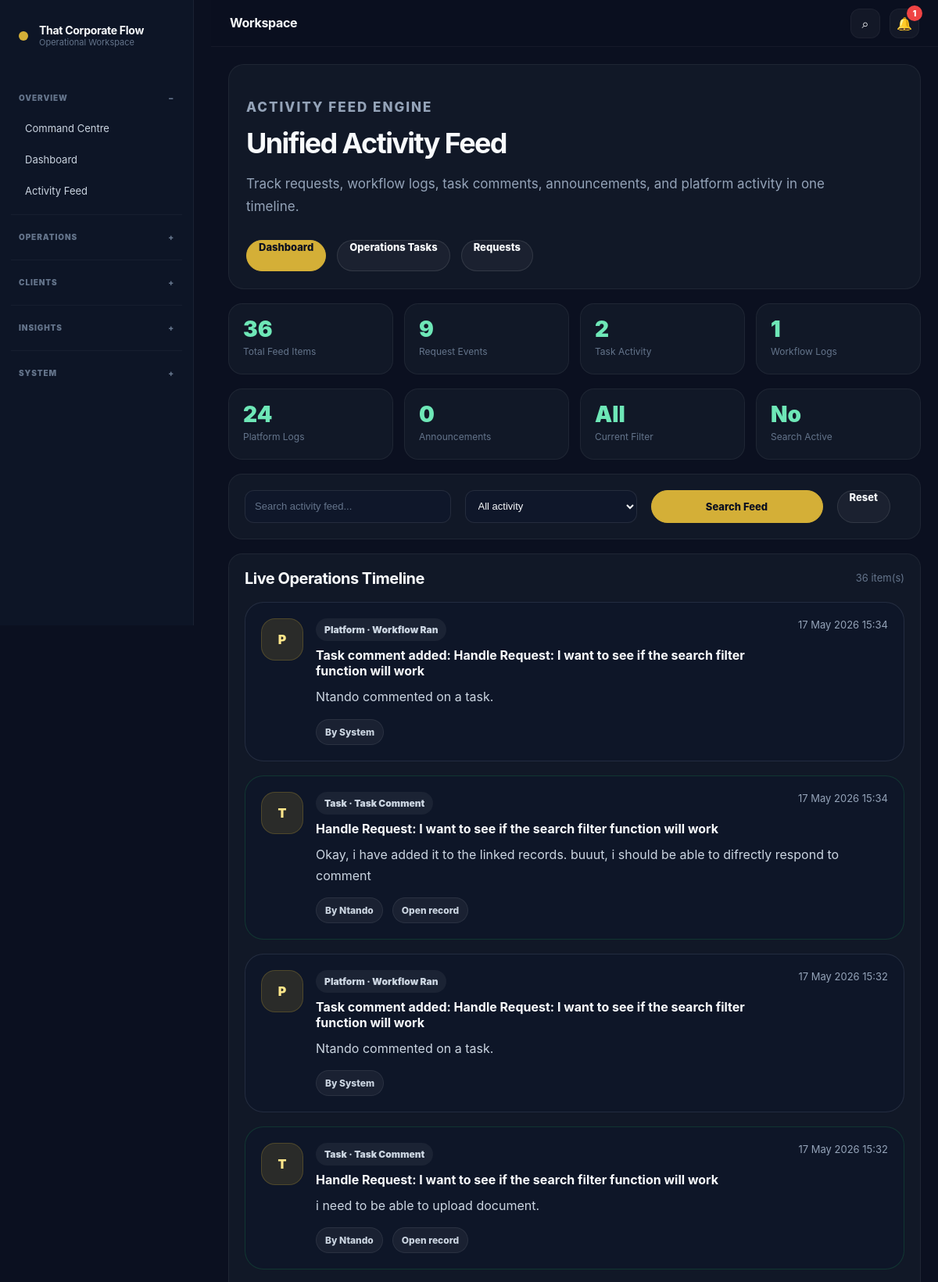
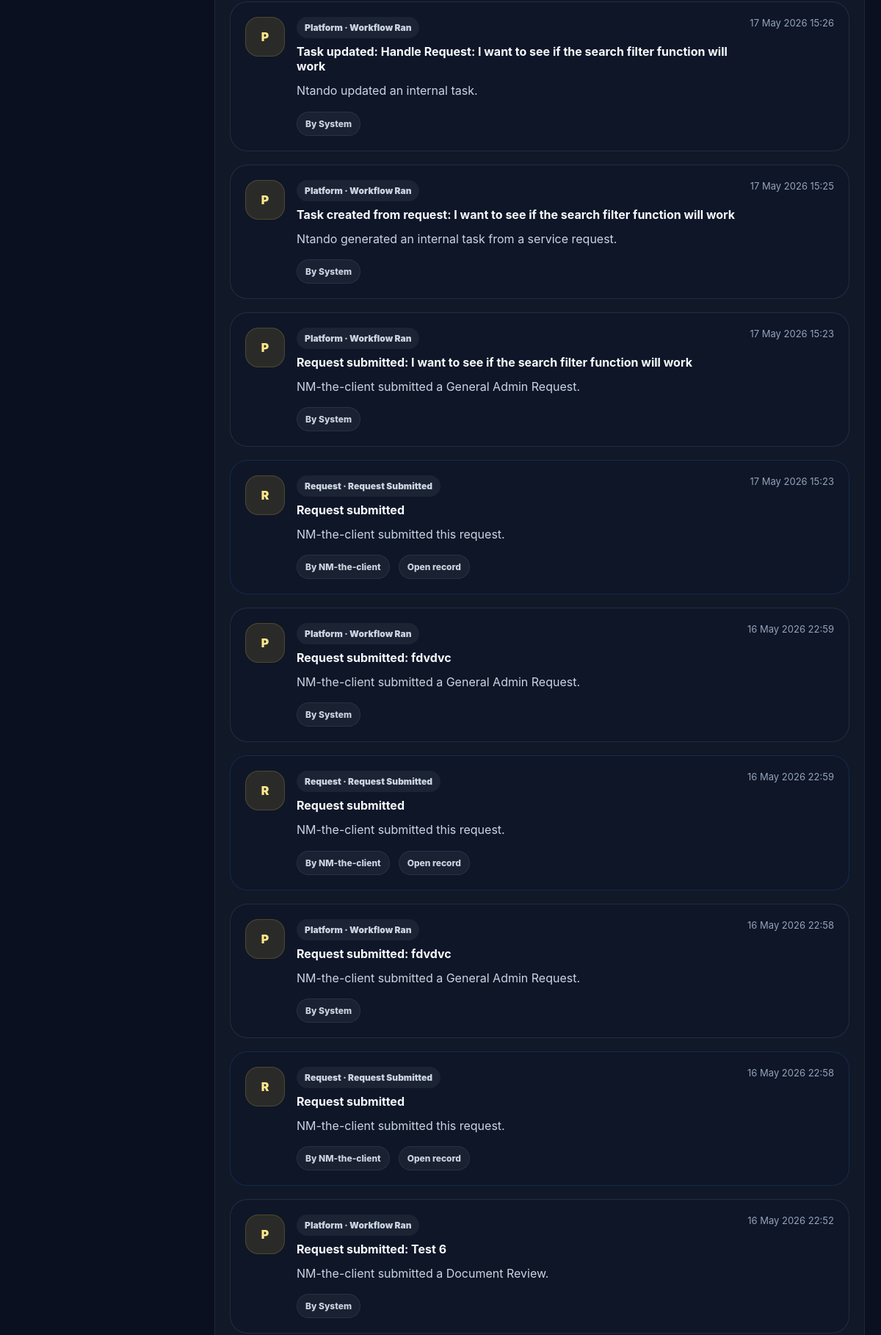
Screenshot of /dashboard/activity-feed/ (signed in, upper part) with the database file from the repository (2 pictures, top to bottom).
### dashboard/models.py (models this page shows, shortened)
class ActivityLog(models.Model):
    ACTION_CHOICES = [
        ('folder_created', 'Folder Created'),
        ('folder_deleted', 'Folder Deleted'),
        ('file_uploaded', 'File Uploaded'),
        ('file_moved', 'File Moved'),
        ('file_archived', 'File Archived'),
        ('file_restored', 'File Restored'),
        ('file_deleted', 'File Deleted'),
        ('document_generated', 'Document Generated'),
        ('document_deleted', 'Document Deleted'),
        ('workflow_ran', 'Workflow Ran'),
        ('export_created', 'Export Created'),
    ]
    action = models.CharField(max_length=100, choices=ACTION_CHOICES)
    title = models.CharField(max_length=255)
    description = models.TextField(blank=True)
    created_at = models.DateTimeField(default=timezone.now)

### operations/models.py (models this page shows, shortened)
class InternalTask(models.Model):
    STATUS_CHOICES = [
        ('todo', 'To Do'),
        ('in_progress', 'In Progress'),
        ('blocked', 'Blocked'),
        ('completed', 'Completed'),
        ('cancelled', 'Cancelled'),
    ]
    PRIORITY_CHOICES = TaskTemplate.PRIORITY_CHOICES
    title = models.CharField(max_length=255)
    description = models.TextField(blank=True)
    template = models.ForeignKey(
        TaskTemplate,
        on_delete=models.SET_NULL,
        related_name='tasks',
        blank=True,
        null=True
    )
    assigned_to = models.ForeignKey(
        settings.AUTH_USER_MODEL,
        on_delete=models.SET_NULL,
        related_name='assigned_internal_tasks',
        blank=True,
        null=True
    )
    created_by = models.ForeignKey(
        settings.AUTH_USER_MODEL,
        on_delete=models.SET_NULL,
        related_name='created_internal_tasks',
        blank=True,
        null=True
    )
    linked_request = models.ForeignKey(
        'service_requests.ServiceRequest',
        on_delete=models.SET_NULL,
        related_name='internal_tasks',
        blank=True,
        null=True
    )
    linked_client = models.ForeignKey(
        'clients.ClientFolder',
        on_delete=models.SET_NULL,
        related_name='internal_tasks',
        blank=True,
        null=True
    )
    status = models.CharField(max_length=50, choices=STATUS_CHOICES, default='todo')
    priority = models.CharField(max_length=50, choices=PRIORITY_CHOICES, default='medium')
    due_date = models.DateField(blank=True, null=True)
    completed_at = models.DateTimeField(blank=True, null=True)
    created_at = models.DateTimeField(default=timezone.now)
    updated_at = models.DateTimeField(auto_now=True)

class InternalTaskComment(models.Model):
    task = models.ForeignKey(
        InternalTask,
        on_delete=models.CASCADE,
        related_name='comments'
    )
    author = models.ForeignKey(
        settings.AUTH_USER_MODEL,
        on_delete=models.CASCADE,
        related_name='internal_task_comments'
    )
    comment = models.TextField()
    created_at = models.DateTimeField(default=timezone.now)

### accounts/models.py (models this page shows, shortened)
class CustomUser(AbstractUser):
    ROLE_CHOICES = [
        ('admin', 'Admin'),
        ('operations', 'Operations'),
        ('finance', 'Finance'),
        ('client', 'Client'),
        ('viewer', 'Viewer'),
    ]
    role = models.CharField(
        max_length=50,
        choices=ROLE_CHOICES,
        default='viewer'
    )
    company_name = models.CharField(
        max_length=255,
        blank=True
    )
    phone_number = models.CharField(
        max_length=50,
        blank=True
    )
    must_change_password = models.BooleanField(
        default=False
    )

### service_requests/models.py (models this page shows, shortened)
class ServiceRequestActivity(models.Model):
    ACTION_CHOICES = [
        ('request_submitted', 'Request Submitted'),
        ('status_changed', 'Status Changed'),
        ('folder_linked', 'Folder Linked'),
        ('file_linked', 'File Linked'),
        ('document_linked', 'Document Linked'),
        ('comment_added', 'Comment Added'),
        ('assigned_to_staff', 'Assigned To Staff'),
        ('request_approved', 'Request Approved'),
        ('request_rejected', 'Request Rejected'),
        ('request_completed', 'Request Completed'),
        ('request_fulfilled', 'Request Fulfilled'),
        ('response_uploaded', 'Response Uploaded'),
        ('response_link_added', 'Response Link Added'),
        ('response_downloaded', 'Response Downloaded'),
        ('response_accepted', 'Response Accepted'),
        ('response_changes_requested', 'Response Changes Requested'),
        ('request_updated', 'Request Updated'),
    ]
    service_request = models.ForeignKey(
        ServiceRequest,
        on_delete=models.CASCADE,
        related_name='activities'
    )
    action = models.CharField(
        max_length=100,
        choices=ACTION_CHOICES
    )
    title = models.CharField(max_length=255)
    description = models.TextField(blank=True)
    actor = models.ForeignKey(
        settings.AUTH_USER_MODEL,
        on_delete=models.SET_NULL,
        blank=True,
        null=True,
        related_name='request_activities'
    )
    created_at = models.DateTimeField(default=timezone.now)

### dashboard/views.py (the view, shortened to what this page needs)
# urls.py: path('dashboard/activity-feed/', dashboard_views.activity_feed, name='activity_feed'),
@login_required
def activity_feed(request):
    feed_type = request.GET.get('type', 'all').strip()
    search_query = request.GET.get('q', '').strip()
    feed_items = []
    for item in ActivityLog.objects.all().order_by('-created_at')[:80]:
        feed_items.append({
            'type': 'Platform',
            'label': item.get_action_display(),
            'title': item.title,
            'description': item.description,
            'created_at': item.created_at,
            'actor': 'System',
            'url': '',
        })
    for item in ServiceRequestActivity.objects.select_related('service_request', 'actor').all().order_by('-created_at')[:80]:
        feed_items.append({
            'type': 'Request',
            'label': item.get_action_display(),
            'title': item.title,
            'description': item.description,
            'created_at': item.created_at,
            'actor': item.actor.username if item.actor else 'System',
            'url': f'/requests/{item.service_request.id}/',
        })
    for item in InternalTaskComment.objects.select_related('task', 'author').all().order_by('-created_at')[:80]:
        feed_items.append({
            'type': 'Task',
            'label': 'Task Comment',
            'title': item.task.title,
            'description': item.comment,
            'created_at': item.created_at,
            'actor': item.author.username,
            'url': f'/operations/{item.task.id}/',
        })
    for item in WorkflowLog.objects.select_related('workflow').all().order_by('-created_at')[:80]:
        feed_items.append({
            'type': 'Workflow',
            'label': 'Workflow Log',
            'title': item.workflow.name,
            'description': item.message,
            'created_at': item.created_at,
            'actor': 'Workflow Engine',
            'url': '/workflows/',
        })
    if feed_type != 'all':
        feed_items = [
            item for item in feed_items
            if item['type'].lower() == feed_type.lower()
        ]
    feed_items = sorted(
        feed_items,
        key=lambda item: item['created_at'],
        reverse=True
    )[:120]
    stats = {
        'total': len(feed_items),
        'platform': len([item for item in feed_items if item['type'] == 'Platform']),
        'requests': len([item for item in feed_items if item['type'] == 'Request']),
        'tasks': len([item for item in feed_items if item['type'] == 'Task']),
        'workflows': len([item for item in feed_items if item['type'] == 'Workflow']),
        'announcements': len([item for item in feed_items if item['type'] == 'Announcement']),
    }
    return render(request, 'dashboard/activity_feed.html', {
        'feed_items': feed_items,
        'stats': stats,
        'feed_type': feed_type,
        'search_query': search_query,
    })

### templates/dashboard/activity_feed.html (shortened to what this page needs)
﻿{% extends 'base.html' %}
{% block content %}
<section class='page-header'>
    <p class='eyebrow'>Activity Feed Engine</p>
    <h2>Unified Activity Feed</h2>
    <p>
        Track requests, workflow logs, task comments, announcements, and platform activity in one timeline.
    </p>
    <div class='hero-actions'>
        <a class='btn primary' href='{% url "home" %}'>Dashboard</a>
        <a class='btn secondary' href='{% url "task_dashboard" %}'>Operations Tasks</a>
        <a class='btn secondary' href='{% url "request_list" %}'>Requests</a>
    </div>
</section>
<section class='stats-grid'>
    <div class='stat-card'>
        <span>{{ stats.total }}</span>
        <p>Total Feed Items</p>
    </div>
    <div class='stat-card'>
        <span>{{ stats.requests }}</span>
        <p>Request Events</p>
    </div>
    <div class='stat-card'>
        <span>{{ stats.tasks }}</span>
        <p>Task Activity</p>
    </div>
    <div class='stat-card'>
        <span>{{ stats.workflows }}</span>
        <p>Workflow Logs</p>
    </div>
</section>
<section class='stats-grid'>
    <div class='stat-card'>
        <span>{{ stats.platform }}</span>
        <p>Platform Logs</p>
    </div>
    <div class='stat-card'>
        <span>{{ stats.announcements }}</span>
        <p>Announcements</p>
    </div>
    <div class='stat-card'>
        <span>{{ feed_type|title }}</span>
        <p>Current Filter</p>
    </div>
    <div class='stat-card'>
        <span>{% if search_query %}Yes{% else %}No{% endif %}</span>
        <p>Search Active</p>
    </div>
</section>
<section class='panel'>
    <form method='get' class='document-filter-form'>
        <input
            class='form-control'
            type='text'
            name='q'
            value='{{ search_query }}'
            placeholder='Search activity feed...'
        >
        <select class='form-control' name='type'>
            <option value='all' {% if feed_type == 'all' %}selected{% endif %}>All activity</option>
        </select>
        <button class='btn primary' type='submit'>Search Feed</button>
        <a class='btn secondary' href='{% url "activity_feed" %}'>Reset</a>
    </form>
</section>
<section class='panel'>
    <div class='panel-header'>
        <h3>Live Operations Timeline</h3>
        <p>{{ feed_items|length }} item(s)</p>
    </div>
    <div class='activity-feed-list'>
        {% for item in feed_items %}
            <div class='activity-feed-item activity-type-{{ item.type|lower }}'>
                <div class='activity-feed-icon'>
                    {% if item.type == 'Request' %}
                        R
                    {% elif item.type == 'Task' %}
                        T
                    {% elif item.type == 'Workflow' %}
                        W
                    {% elif item.type == 'Announcement' %}
                        A
                    {% else %}
                        P
                    {% endif %}
                </div>
                <div class='activity-feed-content'>
                    <div class='activity-feed-top'>
                        <div>
                            <span class='activity-feed-badge'>
                                {{ item.type }} · {{ item.label }}
                            </span>
                            <h4>{{ item.title }}</h4>
                        </div>
                        <span class='activity-feed-time'>
                            {{ item.created_at|date:'d M Y H:i' }}
                        </span>
                    </div>
                    {% if item.description %}
                        <p>{{ item.description|truncatechars:260 }}</p>
                    {% endif %}
                    <div class='activity-feed-meta'>
                        <span>By {{ item.actor }}</span>
                        {% if item.url %}
                            <a href='{{ item.url }}'>Open record</a>
                        {% endif %}
                    </div>
                </div>
            </div>
        {% empty %}
            <div class='empty-state'>
                <h3>No activity found</h3>
                <p>Try changing your filter or search term.</p>
            </div>
        {% endfor %}
    </div>
</section>
{% endblock %}

### rows the page displays
ActivityLog: title "Task comment added: Handle Request: I want to see if the search filter function will work", created_at "17 May 2026 15:34", description "Ntando commented on a task."
InternalTask: title "Handle Request: I want to see if the search filter function will work" "Handle Request: I want to see if the search filter function will work"
InternalTaskComment: created_at "17 May 2026 15:34", description "Okay, i have added it to the linked records. buuut, i should be able to difrectly respond to comment"
CustomUser: actor "Ntando" "Ntando"
ActivityLog: title "Task comment added: Handle Request: I want to see if the search filter function will work", created_at "17 May 2026 15:32", description "Ntando commented on a task."
InternalTaskComment: created_at "17 May 2026 15:32", description "i need to be able to upload document."
ActivityLog: title "Task updated: Handle Request: I want to see if the search filter function will work", created_at "17 May 2026 15:26", description "Ntando updated an internal task."
ActivityLog: title "Task created from request: I want to see if the search filter function will work", created_at "17 May 2026 15:25", description "Ntando generated an internal task from a service request."
ActivityLog: title "Request submitted: I want to see if the search filter function will work", created_at "17 May 2026 15:23", description "NM-the-client submitted a General Admin Request."
ServiceRequestActivity: title "Request submitted", created_at "17 May 2026 15:23", description "NM-the-client submitted this request."
CustomUser: actor "NM-the-client" "NM-the-client" "NM-the-client"
ActivityLog: title "Request submitted: fdvdvc", created_at "16 May 2026 22:59", description "NM-the-client submitted a General Admin Request."
ServiceRequestActivity: title "Request submitted", created_at "16 May 2026 22:59", description "NM-the-client submitted this request."
ActivityLog: title "Request submitted: fdvdvc", created_at "16 May 2026 22:58", description "NM-the-client submitted a General Admin Request."
ServiceRequestActivity: title "Request submitted", created_at "16 May 2026 22:58", description "NM-the-client submitted this request."
ActivityLog: title "Request submitted: Test 6", created_at "16 May 2026 22:52", description "NM-the-client submitted a Document Review."

### other values shown
{{ unread_notification_count }} "1"
{{ stats.total }} "36"
{{ stats.requests }} "9"
{{ stats.tasks }} "2"
{{ stats.workflows }} "1"
{{ stats.platform }} "24"
{{ stats.announcements }} "0"
{{ feed_type|title }} "All"
{{ feed_items|length }} "36"
{{ item.type }} "Platform" "Task" "Platform" "Task" "Platform" "Platform" "Platform" "Request" "Platform" "Request" "Platform" "Request" "Platform"
{{ item.label }} "Workflow Ran" "Task Comment" "Workflow Ran" "Task Comment" "Workflow Ran" "Workflow Ran" "Workflow Ran" "Request Submitted" "Workflow Ran" "Request Submitted" "Workflow Ran" "Request Submitted" "Workflow Ran"
{{ item.actor }} "System" "System" "System" "System" "System" "System" "System" "System"
